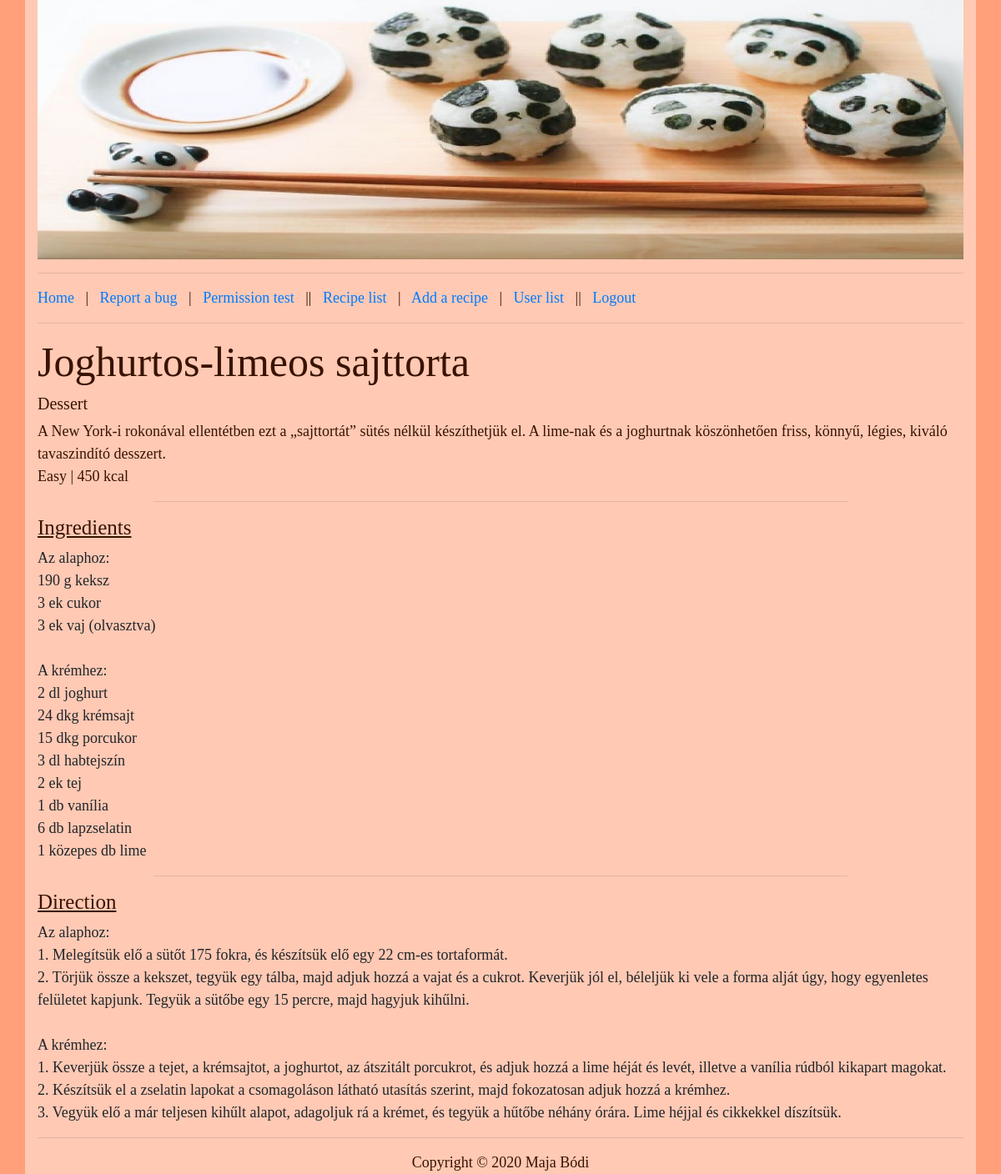
Page /index.php?P=recipe&id=45 (signed in) on the committed database.
### tables this page shows
CREATE TABLE IF NOT EXISTS `recipes` (
  `id` int(11) NOT NULL AUTO_INCREMENT,
  `dish_name` varchar(64) NOT NULL,
  `difficulty` int(11) NOT NULL,
  `category` varchar(40) NOT NULL,
  `calorie` int(11) NOT NULL,
  `ingredients` mediumtext NOT NULL,
  `directions` mediumtext NOT NULL,
  `description` varchar(500) NOT NULL,
  PRIMARY KEY (`id`)
);

### protected/database.php (called while the page is built, shortened)
<?php
function getConnection() {
	$connection = new PDO(DB_TYPE.':host='.DB_HOST.';dbname='.DB_NAME.';',DB_USER, DB_PASS);
	$connection->exec("SET NAMES '".DB_CHARSET."'");
	return $connection;
}
function getList($queryString, $queryParams = []) {
	$connection = getConnection();
	$statement = $connection->prepare($queryString);
	$success = $statement->execute($queryParams);
	$result = $success ? $statement->fetchAll(PDO::FETCH_ASSOC) : [];
	return $result;
}
?>

### protected/recipes/recipe.php (the view, shortened to what this page needs)
<?php if(!isset($_SESSION['permission'])) : ?>
	<h1>Page access is forbidden!</h1>
<?php else : ?>
	<?php
		$query = "SELECT id, dish_name, difficulty, category, calorie, ingredients, directions, description FROM recipes WHERE id = :id";
		$params = [':id' => $_GET['id']];
		$recipes = getList($query, $params);
	?>
	<?php foreach ($recipes as $r) : ?>
		<h1> <?=$r['dish_name']?></h1>
		<h5><?=$r['category']?></h5>
		<?=$r['description']?> <br>
		<?= $r['difficulty'] == 1 ? 'Very Easy' : ($r['difficulty'] == 2 ? 'Easy' : ($r['difficulty'] == 3 ? 'Medium' : ($r['difficulty'] == 4 ? 'Hard' : 'Very Hard')));?> | <?=$r['calorie']?> kcal
		<hr style="width: 75%">
		<h4>Ingredients</h4>
		<pre><?=$r['ingredients']?></pre>
		<hr style="width: 75%">
		<h4>Direction</h4>
		<pre><?=$r['directions']?></pre>
	<?php endforeach; ?>
<?php endif; ?>

### public/style.css (style rules this page uses)
body { background-color: #FFA07A; font-family: "Times New Roman"; font-size: 18px; color: #391300; }
pre { font-family: "Times New Roman"; font-size: 18px; white-space: -moz-pre-wrap; white-space: -pre-wrap; white-space: -o-pre-wrap; white-space: pre-wrap; word-wrap: break-word; }
h1 { font-size: 50px; }
h4 { text-decoration: underline; font-size: 25px; }
h5 { font-size: 20px; }

### rows in the picture
recipes: dish_name "Joghurtos-limeos sajttorta", category "Dessert", description "A New York-i rokonával ellentétben ezt a „sajttortát” sütés nélkül készíthetjük el. A lime-nak és a joghurtnak köszönhetően friss, könnyű, légies, kiváló tavaszindító desszert.", difficulty "Easy", calorie "450", ingredients "Az alaphoz: 190 g keksz 3 ek cukor 3 ek vaj (olvasztva) A krémhez: 2 dl joghurt 24 dkg krémsajt 15 dkg porcukor 3 dl habtejszín 2 ek tej 1 db vanília 6 db lapzselatin 1 közepes db lime", directions "Az alaphoz: 1. Melegítsük elő a sütőt 175 fokra, és készítsük elő egy 22 cm-es tortaformát. 2. Törjük össze a kekszet, tegyük egy tálba, majd adjuk hozzá a vajat és a cukrot. Keverjük jól el, béleljük ki vele a forma alját úgy, hogy egyenletes felületet kapjunk. Tegyük a sütőbe egy 15 percre, majd hagyjuk kihűlni. A krémhez: 1. Keverjük össze a tejet, a krémsajtot, a joghurtot, az átszitált porcukrot, és adjuk hozzá a lime héját és levét, illetve a vanília rúdból kikapart magokat. 2. Készítsük el a zselatin lapokat a csomagoláson látható utasítás szerint, majd fokozatosan adjuk hozzá a krémhez. 3. Vegyük elő a már teljesen kihűlt alapot, adagoljuk rá a krémet, és tegyük a hűtőbe néhány…"
